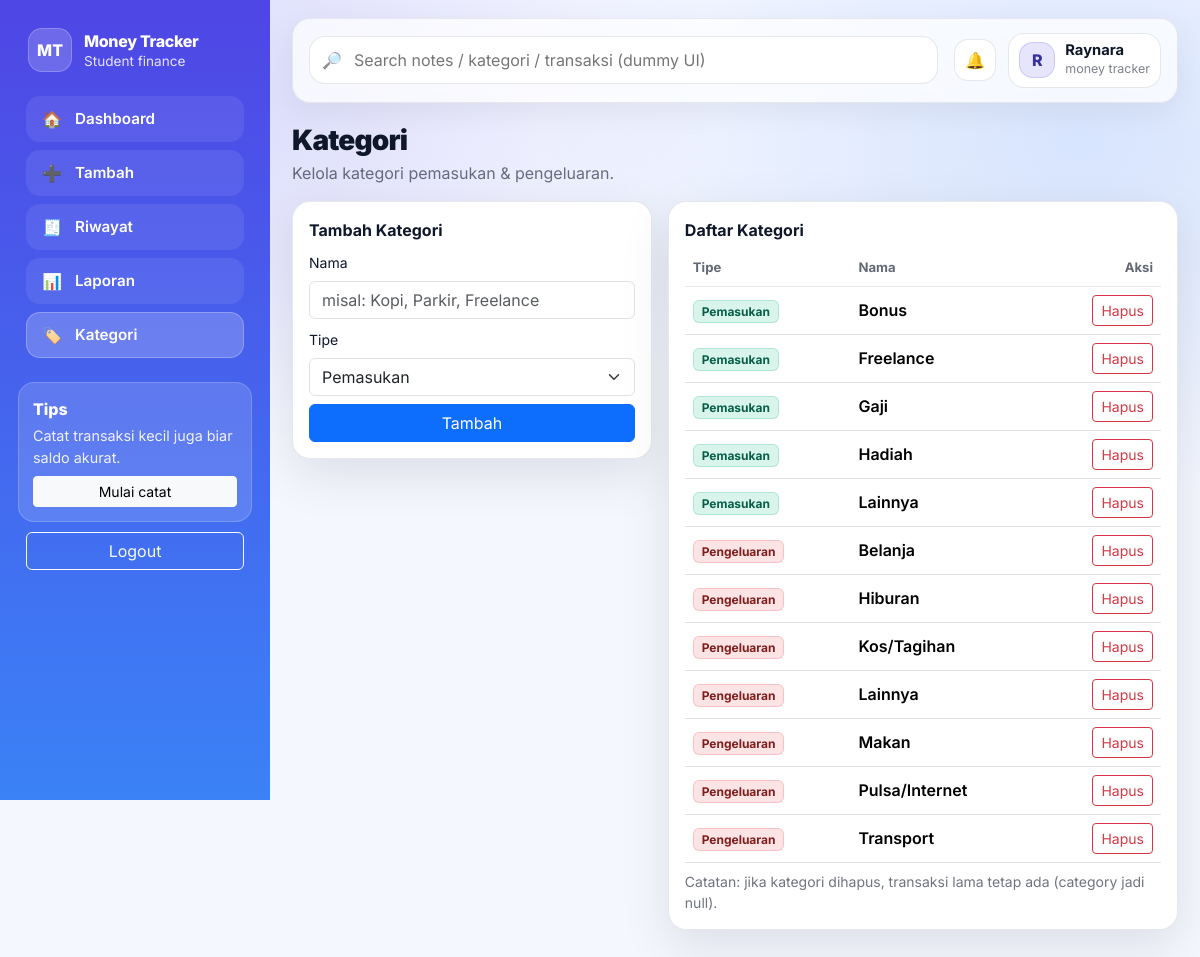
Screenshot of /money-tracker/app/kategori.php (signed in) with the database file from the repository.
### tables this page shows
CREATE TABLE `categories` (
  `id` bigint UNSIGNED NOT NULL,
  `user_id` bigint UNSIGNED NOT NULL,
  `name` varchar(60) NOT NULL,
  `type` enum('income','expense') NOT NULL,
  `created_at` timestamp NOT NULL DEFAULT CURRENT_TIMESTAMP
);

### money-tracker/app/kategori.php (the view, shortened to what this page needs)
<?php
require_once __DIR__ . '/../config/database.php';
$userId = (int)$_SESSION['user_id'];
function h(string $s): string { return htmlspecialchars($s, ENT_QUOTES, 'UTF-8'); }
$stmt = $pdo->prepare("SELECT id, name, type FROM categories WHERE user_id=? ORDER BY type, name");
$stmt->execute([$userId]);
$rows = $stmt->fetchAll();
$active = "kategori";
require_once __DIR__ . '/../partials/header.php';
?>
<div class="appx">
  <?php require_once __DIR__ . '/../partials/sidebar.php'; ?>
  <main class="mainx">
    <?php require_once __DIR__ . '/../partials/topbar.php'; ?>
    <div class="d-flex justify-content-between align-items-end mt-3 mb-3">
      <div>
        <div class="page-title fs-3">Kategori</div>
        <div class="muted">Kelola kategori pemasukan & pengeluaran.</div>
      </div>
    </div>
    <div class="row g-3">
      <div class="col-lg-5">
        <div class="cardx">
          <div class="card-pad">
            <div class="fw-bold mb-2">Tambah Kategori</div>
            <form method="post" class="row g-2">
              <div class="col-12">
                <label class="form-label small">Nama</label>
                <input type="text" name="name" class="form-control" placeholder="misal: Kopi, Parkir, Freelance" required>
              </div>
              <div class="col-12">
                <label class="form-label small">Tipe</label>
                <select name="type" class="form-select" required>
                  <option value="income">Pemasukan</option>
                </select>
              </div>
              <div class="col-12">
                <button class="btn btn-primary w-100">Tambah</button>
              </div>
            </form>
          </div>
        </div>
      </div>
      <div class="col-lg-7">
        <div class="cardx">
          <div class="card-pad">
            <div class="fw-bold mb-2">Daftar Kategori</div>
            <div class="table-responsive">
              <table class="table table-hover align-middle mb-0">
                <thead>
                  <tr>
                    <th>Tipe</th>
                    <th>Nama</th>
                    <th class="text-end">Aksi</th>
                  </tr>
                </thead>
                <tbody>
                  <?php foreach ($rows as $r): ?>
                    <tr>
                      <td>
                        <?php if ($r['type'] === 'income'): ?>
                          <span class="badge badge-income">Pemasukan</span>
                        <?php else: ?>
                          <span class="badge badge-expense">Pengeluaran</span>
                        <?php endif; ?>
                      </td>
                      <td class="fw-semibold"><?= h($r['name']) ?></td>
                      <td class="text-end">
                        <form method="post" class="d-inline" onsubmit="return confirm('Hapus kategori ini?')">
                          <button class="btn btn-sm btn-outline-danger">Hapus</button>
                        </form>
                      </td>
                    </tr>
                  <?php endforeach; ?>
                </tbody>
              </table>
            </div>
            <div class="muted small mt-2">Catatan: jika kategori dihapus, transaksi lama tetap ada (category jadi null).</div>
          </div>
        </div>
      </div>
    </div>
  </main>
</div>
<?php require_once __DIR__ . '/../partials/footer.php'; ?>

### money-tracker/partials/header.php (shortened to what this page needs)
<!doctype html>
<html lang="id">
<head>
  <link
    href="https://cdn.jsdelivr.net/npm/bootstrap@5.3.3/dist/css/bootstrap.min.css"
    rel="stylesheet"
  >
  <link href="/money-tracker/assets/css/style.css" rel="stylesheet">
</head>
<body>

### money-tracker/partials/sidebar.php (shortened to what this page needs)
<?php
$isLoggedIn = isset($_SESSION['user_id']);
$active = $active ?? '';
function navItem(string $href, string $label, string $icon, string $key, string $activeKey): string {
  $isActive = $key === $activeKey;
  return '
    <a class="nav-itemx '.($isActive?'active':'').'" href="'.$href.'">
      <span class="iconx">'.$icon.'</span>
      <span class="labelx">'.$label.'</span>
    </a>
  ';
}
?>
<aside class="sidebarx">
  <div class="brandx">
    <div class="logo">MT</div>
    <div class="meta">
      <div class="name">Money Tracker</div>
      <div class="sub">Student finance</div>
    </div>
  </div>
  <?php if ($isLoggedIn): ?>
  <nav class="navx">
    <?= navItem('/money-tracker/app/dashboard.php', 'Dashboard', '🏠', 'dashboard', $active) ?>
    <?= navItem('/money-tracker/app/transaksi_tambah.php', 'Tambah', '➕', 'tambah', $active) ?>
    <?= navItem('/money-tracker/app/transaksi_list.php', 'Riwayat', '🧾', 'list', $active) ?>
    <?= navItem('/money-tracker/app/laporan.php', 'Laporan', '📊', 'laporan', $active) ?>
    <?= navItem('/money-tracker/app/kategori.php', 'Kategori', '🏷️', 'kategori', $active) ?>
  </nav>
  <div class="sidecard">
    <div class="sidecard-title">Tips</div>
    <div class="sidecard-text">Catat transaksi kecil juga biar saldo akurat.</div>
    <a class="btn btn-light btn-sm w-100 mt-2" href="/money-tracker/app/transaksi_tambah.php">Mulai catat</a>
  </div>
  <div class="logoutx">
    <a class="btn btn-outline-light w-100" href="/money-tracker/auth/logout.php">Logout</a>
  </div>
  <?php endif; ?>
</aside>

### money-tracker/partials/topbar.php
<?php
$username = $_SESSION['username'] ?? 'User';
?>
<header class="topbarx">
  <div class="searchx">
    <span class="sicon">🔎</span>
    <input type="text" placeholder="Search notes / kategori / transaksi (dummy UI)" disabled>
  </div>
  <div class="rightx">
    <button class="bellx" type="button" title="Notifikasi (UI saja)">🔔</button>
    <div class="profilex">
      <div class="avatarx"><?= strtoupper(substr($username,0,1)) ?></div>
      <div class="pmeta">
        <div class="pname"><?= h($username) ?></div>
        <div class="psub">money tracker</div>
      </div>
    </div>
  </div>
</header>

### money-tracker/partials/footer.php (shortened to what this page needs)
</body>
</html>

### money-tracker/assets/css/style.css (style rules this page uses)
:root { --bg: #f5f7ff; --card: #ffffff; --text: #0f172a; --muted: rgba(15,23,42,.6); --border: rgba(15,23,42,.10); --shadow: 0 16px 50px rgba(2,6,23,.10); --radius: 18px; --primary: #4f46e5; --primary2: #7c3aed; --sidebar: linear-gradient(180deg, #4f46e5, #3b82f6); }
body { background: radial-gradient(1000px 600px at 10% 10%, rgba(79,70,229,0.18), transparent 60%), radial-gradient(900px 600px at 90% 15%, rgba(59,130,246,0.16), transparent 60%), var(--bg); color: var(--text); }
.appx { display:flex; min-height: 100vh; }
.sidebarx { width: 270px; background: var(--sidebar); color: #fff; padding: 18px; position: sticky; top: 0; height: 100vh; }
.brandx { display:flex; gap:12px; align-items:center; padding: 10px 10px 16px; }
.brandx .logo { width:44px;height:44px; border-radius: 14px; display:flex;align-items:center;justify-content:center; background: rgba(255,255,255,.18); border: 1px solid rgba(255,255,255,.22); font-weight: 800; }
.brandx .name { font-weight: 800; letter-spacing:-0.02em; }
.brandx .sub { opacity: .85; font-size:.85rem; margin-top:-2px; }
.navx { display:flex; flex-direction:column; gap:8px; padding: 8px; }
.nav-itemx { display:flex; gap:10px; align-items:center; text-decoration:none; color:#fff; padding: 10px 12px; border-radius: 14px; border: 1px solid transparent; background: rgba(255,255,255,.08); }
.nav-itemx.active { background: rgba(255,255,255,.20); border-color: rgba(255,255,255,.24); }
.iconx { width:26px; text-align:center; }
.labelx { font-weight: 600; font-size:.95rem; }
.sidecard { margin-top: 16px; padding: 14px; border-radius: 16px; background: rgba(255,255,255,.14); border: 1px solid rgba(255,255,255,.18); }
.sidecard-title { font-weight:800; }
.sidecard-text { opacity:.9; font-size:.9rem; margin-top:4px; }
.logoutx { margin-top:auto; padding: 10px 8px; }
.mainx { flex:1; padding: 18px 22px 28px; }
.topbarx { display:flex; align-items:center; justify-content:space-between; gap:16px; padding: 14px 16px; border-radius: 18px; background: rgba(255,255,255,.72); backdrop-filter: blur(10px); border: 1px solid rgba(15,23,42,.08); box-shadow: 0 10px 30px rgba(2,6,23,.06); }
.searchx { flex:1; display:flex; align-items:center; gap:10px; padding: 10px 12px; border-radius: 16px; border: 1px solid rgba(15,23,42,.10); background: rgba(255,255,255,.92); }
.searchx input { border:none; outline:none; width:100%; background: transparent; color: var(--text); }
.sicon { opacity:.7; }
.rightx { display:flex; align-items:center; gap:12px; }
.bellx { width:42px;height:42px; border-radius: 14px; border: 1px solid rgba(15,23,42,.10); background: rgba(255,255,255,.92); }
.profilex { display:flex; align-items:center; gap:10px; padding: 8px 10px; border-radius: 16px; border: 1px solid rgba(15,23,42,.10); background: rgba(255,255,255,.92); }
.avatarx { width:36px;height:36px; border-radius: 14px; display:flex;align-items:center;justify-content:center; background: rgba(79,70,229,.14); border: 1px solid rgba(79,70,229,.18); font-weight: 800; color: #3730a3; }
.pname { font-weight: 700; font-size:.92rem; line-height: 1.1; }
.psub { color: rgba(15,23,42,.55); font-size:.78rem; margin-top:2px; }
.cardx { background: var(--card); border: 1px solid var(--border); border-radius: var(--radius); box-shadow: var(--shadow); }
.cardx .card-pad { padding: 16px; }
.page-title { font-weight: 900; letter-spacing: -0.03em; }
.muted { color: var(--muted); }
.badge-income { background: rgba(16,185,129,0.16); color: #065f46; border: 1px solid rgba(16,185,129,0.22); }
.badge-expense { background: rgba(239,68,68,0.14); color: #7f1d1d; border: 1px solid rgba(239,68,68,0.22); }
.table thead th { font-size:.82rem; color: rgba(15,23,42,.65); border-bottom: 1px solid rgba(15,23,42,.10); }
.table tbody td { border-top: 1px solid rgba(15,23,42,.06); }

### money-tracker/partials/header.php (style rules this page uses)
body { font-family: Inter, system-ui, -apple-system, Segoe UI, Roboto, Arial, sans-serif; }

### rows the page displays
categories: type "Pemasukan", name "Bonus"
categories: type "Pemasukan", name "Freelance"
categories: type "Pemasukan", name "Gaji"
categories: type "Pemasukan", name "Hadiah"
categories: type "Pemasukan", name "Lainnya"
categories: type "Pengeluaran", name "Belanja"
categories: type "Pengeluaran", name "Hiburan"
categories: type "Pengeluaran", name "Kos/Tagihan"
categories: type "Pengeluaran", name "Lainnya"
categories: type "Pengeluaran", name "Makan"
categories: type "Pengeluaran", name "Pulsa/Internet"
categories: type "Pengeluaran", name "Transport"

### other values shown
$icon "🏠 ➕ 🧾 📊 🏷️"
$label "Dashboard Tambah Riwayat Laporan Kategori"
substr($username,0,1) "R"
$username "Raynara"
